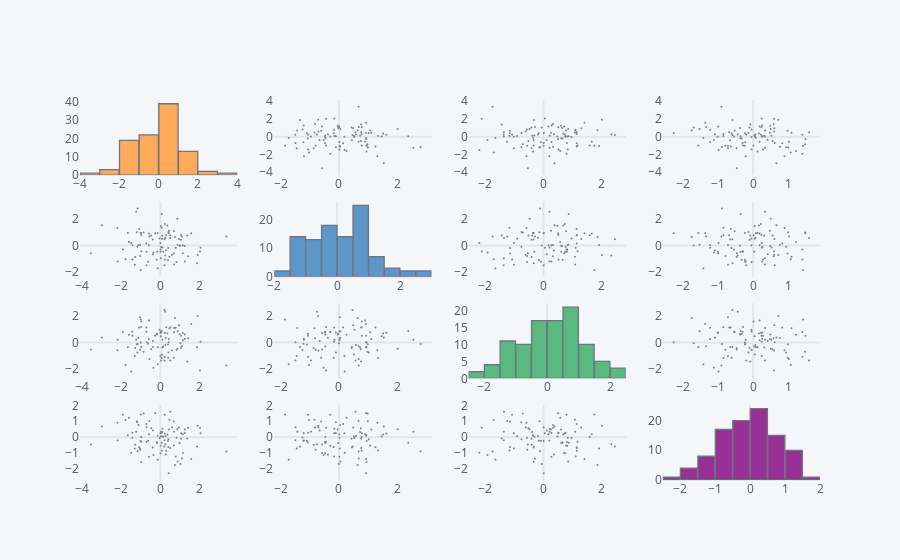

Notebook cell for this chart:
### Markdown cell above
## scatter_matrix()

### Code cell
df.scatter_matrix()
